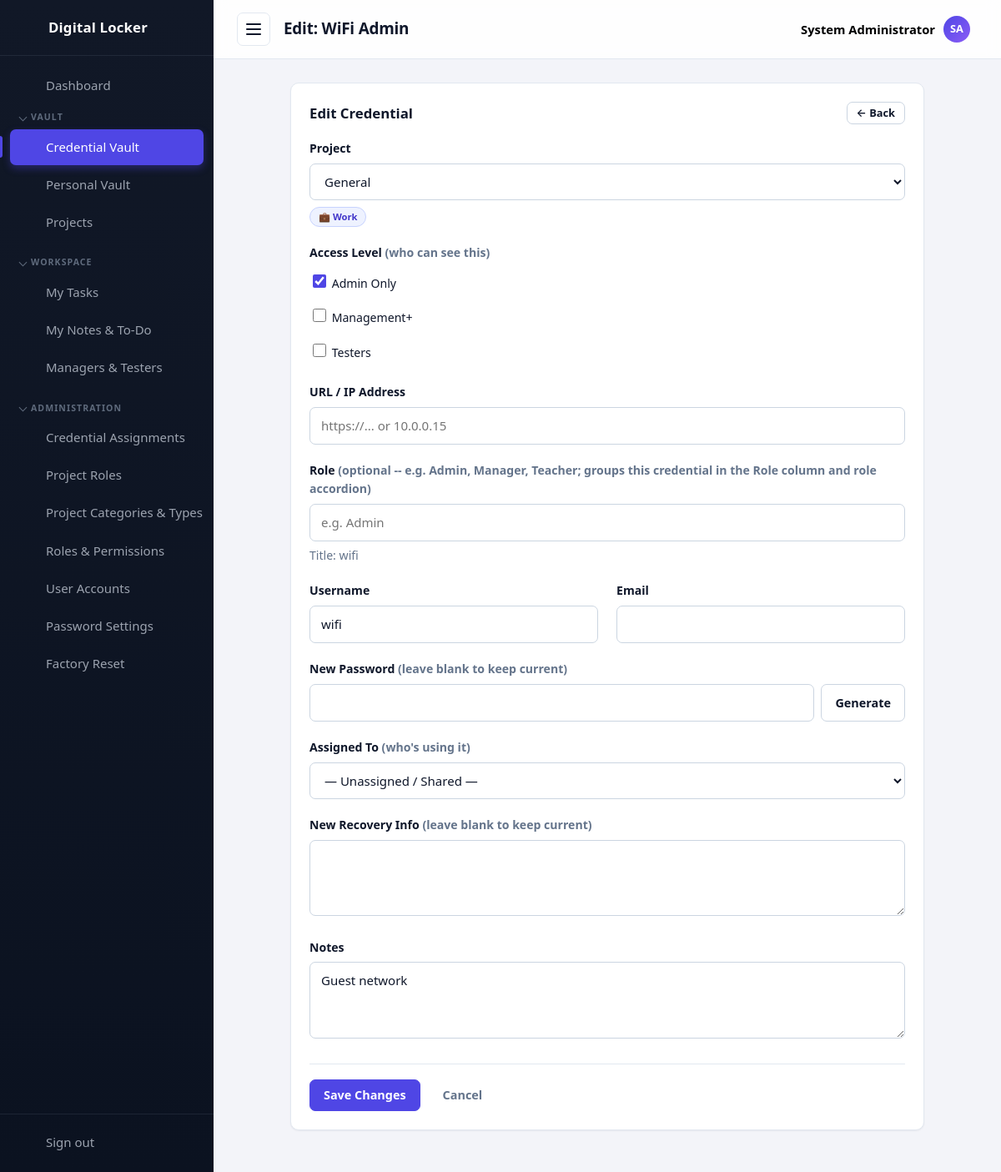
Screenshot of /passwords/edit.php?id=3 (signed in) with the database file from the repository.
### tables this page shows
CREATE TABLE settings (
  id          INT UNSIGNED AUTO_INCREMENT PRIMARY KEY,
  setting_key VARCHAR(60) NOT NULL UNIQUE,
  setting_value TEXT NULL
);

CREATE TABLE passwords (
  id            INT UNSIGNED AUTO_INCREMENT PRIMARY KEY,
  title         VARCHAR(150) NOT NULL,
  category      VARCHAR(60)  NOT NULL DEFAULT '',
  username      VARCHAR(120) NOT NULL DEFAULT '',
  email         VARCHAR(120) NOT NULL DEFAULT '',
  phone         VARCHAR(40)  NOT NULL DEFAULT '',
  encrypted     TEXT         NOT NULL,
  url           VARCHAR(255) NOT NULL DEFAULT '',
  notes         TEXT,
  extra_info    TEXT,
  project_id    INT UNSIGNED NULL,
  assigned_to   INT UNSIGNED NULL,
  created_by    INT UNSIGNED NULL,
  created_at    TIMESTAMP DEFAULT CURRENT_TIMESTAMP,
  updated_at    TIMESTAMP DEFAULT CURRENT_TIMESTAMP ON UPDATE CURRENT_TIMESTAMP,
  CONSTRAINT fk_p_project  FOREIGN KEY (project_id)  REFERENCES projects(id) ON DELETE SET NULL,
  CONSTRAINT fk_p_assigned FOREIGN KEY (assigned_to) REFERENCES users(id)    ON DELETE SET NULL,
  CONSTRAINT fk_p_creator  FOREIGN KEY (created_by)  REFERENCES users(id)    ON DELETE SET NULL
);

CREATE TABLE users (
  id            INT UNSIGNED AUTO_INCREMENT PRIMARY KEY,
  username      VARCHAR(50)  NOT NULL UNIQUE,
  email         VARCHAR(120) NOT NULL UNIQUE,
  full_name     VARCHAR(120) NOT NULL DEFAULT '',
  password_hash VARCHAR(255) NOT NULL,
  is_active     TINYINT(1)   NOT NULL DEFAULT 1,
  last_login    DATETIME     NULL,
  created_at    TIMESTAMP DEFAULT CURRENT_TIMESTAMP
);

CREATE TABLE projects (
  id          INT UNSIGNED AUTO_INCREMENT PRIMARY KEY,
  name        VARCHAR(100) NOT NULL UNIQUE,
  client      VARCHAR(80)  NOT NULL DEFAULT '',
  category    VARCHAR(60)  NOT NULL DEFAULT '',
  type        VARCHAR(60)  NOT NULL DEFAULT '',
  role        VARCHAR(80)  NOT NULL DEFAULT '',
  description VARCHAR(255) NOT NULL DEFAULT '',
  created_at  TIMESTAMP DEFAULT CURRENT_TIMESTAMP
);

CREATE TABLE roles (
  id            INT UNSIGNED AUTO_INCREMENT PRIMARY KEY,
  name          VARCHAR(80)  NOT NULL UNIQUE,
  description   VARCHAR(255) NOT NULL DEFAULT '',
  created_at    TIMESTAMP DEFAULT CURRENT_TIMESTAMP
);

### passwords/edit.php (the view, shortened to what the rows shown need)
<?php
require_once __DIR__ . '/../includes/init.php';
$id = isset($_GET['id']) ? (int) $_GET['id'] : 0;
$stmt = $db->prepare('SELECT * FROM passwords WHERE id = :id');
$stmt->execute(['id' => $id]);
$item = $stmt->fetch();
if (!canAccessCredentialProject($id) || !canAccessCredential($id)) {
    logAudit('edit_denied', $id, $item['title']);
    require __DIR__ . '/../403.php';
    exit;
}
$pageTitle = 'Edit: ' . $item['title'];
$roles = $db->query('SELECT id, name FROM roles ORDER BY name')->fetchAll();
$userGroups = usersGroupedByRole();
$projects = myAccessibleProjects();
$roleStmt = $db->prepare('SELECT role_id FROM password_roles WHERE password_id = :id');
$roleStmt->execute(['id' => $id]);
$selectedRoles = array_map('intval', array_column($roleStmt->fetchAll(), 'role_id'));
$titleParts = splitLoginRoleTitle($item['title']);
$old = [
    'login_role'  => $titleParts['role'],
    'username'    => $item['username'],
    'email'       => (string) $item['email'],
    'password'    => '',
    'url'         => $item['url'],
    'notes'       => (string) $item['notes'],
    'extra_info'  => '',
    'assigned_to' => (int) $item['assigned_to'],
    'project_id'  => (int) $item['project_id'],
];
$projectMeta = [];
foreach ($projects as $p) {
    $projectMeta[(int) $p['id']] = [
        'name'         => $p['name'],
        'category'     => (string) $p['category'],
        'categoryIcon' => $p['category'] !== '' ? projectCategoryIcon((string) $p['category']) : '',
        'types'        => array_map(static fn ($t) => ['name' => $t, 'icon' => projectTypeIcon($t)], $p['types']),
    ];
}
$selectedProjectMeta = $projectMeta[$old['project_id']] ?? null;
require __DIR__ . '/../includes/header.php';
?>
<div class="card card--narrow">
    <div class="card__header">
        <h2 class="card__title">Edit Credential</h2>
    </div>
    <form method="post" action="edit.php?id=<?= (int) $id ?>" novalidate>
        <div class="form-group">
            <label for="project_id">Project</label>
            <select id="project_id" name="project_id">
                <?php foreach ($projects as $p): ?>
                    <option value="<?= (int) $p['id'] ?>" <?= $old['project_id'] === (int) $p['id'] ? 'selected' : '' ?>><?= e($p['name']) ?></option>
                <?php endforeach; ?>
            </select>
            <div class="project-inherited-badges" id="project-inherited-badges" <?= $selectedProjectMeta && ($selectedProjectMeta['category'] || $selectedProjectMeta['types']) ? '' : 'hidden' ?>>
            </div>
        </div>
        <div class="form-group">
            <?php foreach ($roles as $r): ?>
                <label class="checkbox">
                    <input type="checkbox" name="roles[]" value="<?= (int) $r['id'] ?>"
                           <?= in_array((int) $r['id'], $selectedRoles, true) ? 'checked' : '' ?>>
                    <span><?= e(accessLabel($r['name'])) ?></span>
                </label>
            <?php endforeach; ?>
        </div>
        <div class="grid grid--two">
            <div class="form-group">
                <label for="username">Username</label>
                <input type="text" id="username" name="username" value="<?= e($old['username']) ?>">
            </div>
        </div>
        <div class="form-group">
            <label for="notes">Notes</label>
            <textarea id="notes" name="notes" rows="3"><?= e($old['notes']) ?></textarea>
        </div>
    </form>
</div>
<?php require __DIR__ . '/../includes/footer.php'; ?>

### includes/header.php (shortened to what the rows shown need)
<?php
require_once __DIR__ . '/init.php';
$currentUser = currentUser();
function navIcon(string $name): string
{
    $icons = [
        'dashboard' => '<path d="M3 3h8v8H3zM13 3h8v5h-8zM13 12h8v9h-8zM3 15h8v6H3z"/>',
        'passwords' => '<circle cx="8" cy="15" r="4"/><path d="M10.8 12.2L21 2M18 5l3 3M15.5 7.5l2 2"/>',
        'personal'  => '<circle cx="12" cy="8" r="4"/><path d="M4 21c0-4.4 3.6-7 8-7s8 2.6 8 7"/>',
        'export'    => '<path d="M12 3v12M8 11l4 4 4-4M4 17v3h16v-3"/>',
        'projects'  => '<path d="M3 7a2 2 0 0 1 2-2h4l2 2h8a2 2 0 0 1 2 2v9a2 2 0 0 1-2 2H5a2 2 0 0 1-2-2z"/>',
        'tasks'     => '<path d="M9 5H7a2 2 0 0 0-2 2v12a2 2 0 0 0 2 2h10a2 2 0 0 0 2-2V7a2 2 0 0 0-2-2h-2"/><rect x="9" y="3" width="6" height="4" rx="1"/><path d="M9 12l2 2 4-4"/>',
        'notes'     => '<path d="M6 3h9l5 5v13a1 1 0 0 1-1 1H6a1 1 0 0 1-1-1V4a1 1 0 0 1 1-1z"/><path d="M15 3v5h5M8 13h8M8 17h5"/>',
        'team'      => '<circle cx="9" cy="8" r="3.5"/><path d="M2.5 20c0-3.5 3-5.5 6.5-5.5s6.5 2 6.5 5.5M16 4.5a3.5 3.5 0 0 1 0 7M17.5 14.5c2.5.6 4 2.3 4 5.5"/>',
        'categories' => '<path d="M4 4h7v7H4zM13 4h7v7h-7zM4 13h7v7H4zM13 13h7v7h-7z"/>',
        'assignments' => '<circle cx="9" cy="7" r="4"/><path d="M2.5 21c0-4 3-6.5 6.5-6.5s6.5 2.5 6.5 6.5"/><path d="M17 8l2 2 4-4"/>',
        'roles'     => '<path d="M12 3l8 3v6c0 4.5-3.2 7.6-8 9-4.8-1.4-8-4.5-8-9V6z"/><path d="M9 12l2 2 4-4"/>',
        'users'     => '<circle cx="9" cy="8" r="3.5"/><path d="M2.5 20c0-3.5 3-5.5 6.5-5.5s6.5 2 6.5 5.5M16 4.5a3.5 3.5 0 0 1 0 7M17.5 14.5c2.5.6 4 2.3 4 5.5"/>',
        'settings'  => '<path d="M4 7h10M18 7h2M4 17h2M10 17h10"/><circle cx="16" cy="7" r="2.5"/><circle cx="8" cy="17" r="2.5"/>',
        'reset'     => '<path d="M3 12a9 9 0 1 1 3 6.7"/><path d="M3 21v-5h5"/>',
        'logout'    => '<path d="M14 4H5v16h9M10 12h11M18 8l4 4-4 4"/>',
        'lock'      => '<rect x="5" y="11" width="14" height="10" rx="2"/><path d="M8 11V8a4 4 0 0 1 8 0v3M12 15v3"/>',
    ];
    return '<svg class="icon" width="24" height="24" viewBox="0 0 24 24" fill="none" stroke="currentColor" stroke-width="2" stroke-linecap="round" stroke-linejoin="round" aria-hidden="true">' . ($icons[$name] ?? '') . '</svg>';
}
?>
<!DOCTYPE html>
<html lang="en">
<head>
    <title><?= e(pageTitle($pageTitle)) ?></title>
    <link rel="stylesheet" href="<?= e(assetUrl('/assets/css/style.css')) ?>">
</head>
<body data-autolock="<?= (int) setting('auto_lock_minutes', '0') ?>" data-confirm-reveal="<?= (int) setting('require_confirm_reveal', '0') ?>" data-lock-url="<?= e(BASE_URL . '/lock.php') ?>">
<div class="layout">
    <aside class="sidebar" id="sidebar">
        <a class="sidebar__brand" href="<?= BASE_URL ?>/dashboard.php" aria-label="<?= e(appName()) ?>">
            <?= navIcon('lock') ?>
            <span class="sidebar__brand-text"><?= e(appName()) ?></span>
        </a>
    </aside>
    <div class="main">
        <header class="topbar">
            <button class="topbar__toggle" id="sidebar-toggle" aria-label="Toggle navigation" aria-expanded="true">
                <span></span><span></span><span></span>
            </button>
            <h1 class="topbar__title"><?= e($pageTitle) ?></h1>
            <div class="topbar__user" id="user-menu">
                <button type="button" class="topbar__user-btn" id="user-menu-toggle" aria-haspopup="true" aria-expanded="false">
                    <span class="topbar__user-name"><?= e($currentUser['full_name'] ?: $currentUser['username']) ?></span>
                    <span class="topbar__avatar"><?= e(initials($currentUser['full_name'] ?: $currentUser['username'])) ?></span>
                </button>
            </div>
        </header>
        <main class="content">

### rows the page displays
settings: setting_value "Digital Locker"
passwords: title "Edit: WiFi Admin", project_id "General", username "wifi", notes "Guest network"
users: full_name "System Administrator", full_name "SA"
roles: id "☑", name "Admin Only"
roles: name "Management+"
roles: name "Testers"

### other values shown
$navGroup['label'] "VAULT"
$navItem['label'] "Credential Vault"
$navItem['label'] "Personal Vault"
$navItem['label'] "Projects"
$navGroup['label'] "WORKSPACE"
$navItem['label'] "My Tasks"
$navItem['label'] "My Notes & To-Do"
$navItem['label'] "Managers & Testers"
$navGroup['label'] "ADMINISTRATION"
$navItem['label'] "Credential Assignments"
$navItem['label'] "Project Roles"
$navItem['label'] "Project Categories & Types"
$navItem['label'] "Roles & Permissions"
$navItem['label'] "User Accounts"
$navItem['label'] "Password Settings"
